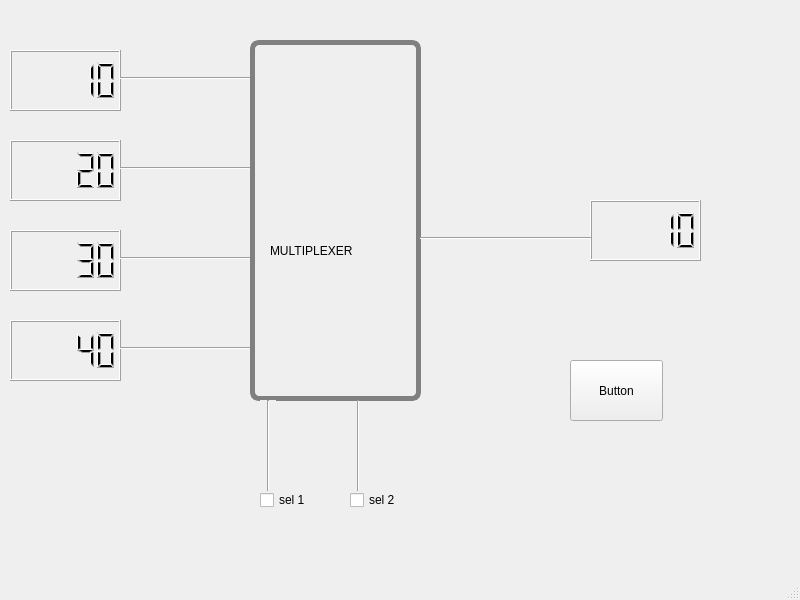
<?xml version="1.0" encoding="UTF-8"?>
<ui version="4.0">
 <class>MainWindow</class>
 <widget class="QMainWindow" name="MainWindow">
  <property name="geometry">
   <rect>
    <x>0</x>
    <y>0</y>
    <width>800</width>
    <height>600</height>
   </rect>
  </property>
  <property name="windowTitle">
   <string>MainWindow</string>
  </property>
  <widget class="QWidget" name="centralwidget">
   <widget class="QLCDNumber" name="lcdNumber">
    <property name="geometry">
     <rect>
      <x>10</x>
      <y>50</y>
      <width>111</width>
      <height>61</height>
     </rect>
    </property>
    <property name="segmentStyle">
     <enum>QLCDNumber::Filled</enum>
    </property>
    <property name="value" stdset="0">
     <double>10.000000000000000</double>
    </property>
   </widget>
   <widget class="QLCDNumber" name="lcdNumber_2">
    <property name="geometry">
     <rect>
      <x>10</x>
      <y>140</y>
      <width>111</width>
      <height>61</height>
     </rect>
    </property>
    <property name="value" stdset="0">
     <double>20.000000000000000</double>
    </property>
   </widget>
   <widget class="QLCDNumber" name="lcdNumber_3">
    <property name="geometry">
     <rect>
      <x>10</x>
      <y>230</y>
      <width>111</width>
      <height>61</height>
     </rect>
    </property>
    <property name="value" stdset="0">
     <double>30.000000000000000</double>
    </property>
   </widget>
   <widget class="QLCDNumber" name="lcdNumber_4">
    <property name="geometry">
     <rect>
      <x>10</x>
      <y>320</y>
      <width>111</width>
      <height>61</height>
     </rect>
    </property>
    <property name="value" stdset="0">
     <double>40.000000000000000</double>
    </property>
   </widget>
   <widget class="QGroupBox" name="groupBox">
    <property name="geometry">
     <rect>
      <x>250</x>
      <y>40</y>
      <width>171</width>
      <height>361</height>
     </rect>
    </property>
    <property name="font">
     <font>
      <pointsize>10</pointsize>
      <weight>75</weight>
      <bold>true</bold>
     </font>
    </property>
    <property name="autoFillBackground">
     <bool>false</bool>
    </property>
    <property name="styleSheet">
     <string notr="true">QGroupBox {
    border: 5px solid gray;
    border-radius: 9px;
    margin-top: 0.5em;
}

QGroupBox::title {
    subcontrol-origin: margin;
    left: 10px;
    padding: 0 3px 0 3px;
}</string>
    </property>
    <property name="title">
     <string/>
    </property>
    <property name="flat">
     <bool>false</bool>
    </property>
    <property name="checkable">
     <bool>false</bool>
    </property>
    <widget class="QLabel" name="label">
     <property name="geometry">
      <rect>
       <x>20</x>
       <y>180</y>
       <width>121</width>
       <height>61</height>
      </rect>
     </property>
     <property name="frameShadow">
      <enum>QFrame::Sunken</enum>
     </property>
     <property name="text">
      <string>MULTIPLEXER</string>
     </property>
    </widget>
   </widget>
   <widget class="QLCDNumber" name="lcdNumber_5">
    <property name="geometry">
     <rect>
      <x>590</x>
      <y>200</y>
      <width>111</width>
      <height>61</height>
     </rect>
    </property>
    <property name="value" stdset="0">
     <double>10.000000000000000</double>
    </property>
   </widget>
   <widget class="QCheckBox" name="select1CheckBox">
    <property name="geometry">
     <rect>
      <x>260</x>
      <y>490</y>
      <width>81</width>
      <height>20</height>
     </rect>
    </property>
    <property name="text">
     <string>sel 1</string>
    </property>
    <property name="checkable">
     <bool>true</bool>
    </property>
    <property name="checked">
     <bool>false</bool>
    </property>
   </widget>
   <widget class="QCheckBox" name="select2CheckBox">
    <property name="geometry">
     <rect>
      <x>350</x>
      <y>490</y>
      <width>81</width>
      <height>20</height>
     </rect>
    </property>
    <property name="text">
     <string>sel 2</string>
    </property>
   </widget>
   <widget class="Line" name="line">
    <property name="geometry">
     <rect>
      <x>120</x>
      <y>70</y>
      <width>130</width>
      <height>16</height>
     </rect>
    </property>
    <property name="orientation">
     <enum>Qt::Horizontal</enum>
    </property>
   </widget>
   <widget class="Line" name="line_2">
    <property name="geometry">
     <rect>
      <x>120</x>
      <y>160</y>
      <width>130</width>
      <height>16</height>
     </rect>
    </property>
    <property name="orientation">
     <enum>Qt::Horizontal</enum>
    </property>
   </widget>
   <widget class="Line" name="line_4">
    <property name="geometry">
     <rect>
      <x>120</x>
      <y>340</y>
      <width>130</width>
      <height>16</height>
     </rect>
    </property>
    <property name="orientation">
     <enum>Qt::Horizontal</enum>
    </property>
   </widget>
   <widget class="Line" name="line_3">
    <property name="geometry">
     <rect>
      <x>120</x>
      <y>250</y>
      <width>130</width>
      <height>16</height>
     </rect>
    </property>
    <property name="orientation">
     <enum>Qt::Horizontal</enum>
    </property>
   </widget>
   <widget class="Line" name="line_5">
    <property name="geometry">
     <rect>
      <x>420</x>
      <y>230</y>
      <width>171</width>
      <height>16</height>
     </rect>
    </property>
    <property name="orientation">
     <enum>Qt::Horizontal</enum>
    </property>
   </widget>
   <widget class="Line" name="line_6">
    <property name="geometry">
     <rect>
      <x>260</x>
      <y>400</y>
      <width>16</width>
      <height>91</height>
     </rect>
    </property>
    <property name="cursor">
     <cursorShape>ArrowCursor</cursorShape>
    </property>
    <property name="autoFillBackground">
     <bool>true</bool>
    </property>
    <property name="orientation">
     <enum>Qt::Vertical</enum>
    </property>
   </widget>
   <widget class="Line" name="line_7">
    <property name="geometry">
     <rect>
      <x>350</x>
      <y>400</y>
      <width>16</width>
      <height>91</height>
     </rect>
    </property>
    <property name="orientation">
     <enum>Qt::Vertical</enum>
    </property>
   </widget>
   <widget class="QPushButton" name="pushButton">
    <property name="geometry">
     <rect>
      <x>570</x>
      <y>360</y>
      <width>93</width>
      <height>61</height>
     </rect>
    </property>
    <property name="text">
     <string>Button</string>
    </property>
   </widget>
  </widget>
  <widget class="QMenuBar" name="menubar">
   <property name="geometry">
    <rect>
     <x>0</x>
     <y>0</y>
     <width>800</width>
     <height>26</height>
    </rect>
   </property>
  </widget>
  <widget class="QStatusBar" name="statusbar"/>
 </widget>
 <resources/>
 <connections>
  <connection>
   <sender>select1CheckBox</sender>
   <signal>stateChanged(int)</signal>
   <receiver>MainWindow</receiver>
   <slot>selectOutput()</slot>
   <hints>
    <hint type="sourcelabel">
     <x>273</x>
     <y>529</y>
    </hint>
    <hint type="destinationlabel">
     <x>160</x>
     <y>526</y>
    </hint>
   </hints>
  </connection>
  <connection>
   <sender>select2CheckBox</sender>
   <signal>stateChanged(int)</signal>
   <receiver>MainWindow</receiver>
   <slot>selectOutput()</slot>
   <hints>
    <hint type="sourcelabel">
     <x>376</x>
     <y>526</y>
    </hint>
    <hint type="destinationlabel">
     <x>639</x>
     <y>521</y>
    </hint>
   </hints>
  </connection>
  <connection>
   <sender>pushButton</sender>
   <signal>released()</signal>
   <receiver>MainWindow</receiver>
   <slot>toggleSelectLines()</slot>
   <hints>
    <hint type="sourcelabel">
     <x>576</x>
     <y>411</y>
    </hint>
    <hint type="destinationlabel">
     <x>502</x>
     <y>438</y>
    </hint>
   </hints>
  </connection>
 </connections>
 <slots>
  <slot>selectOutput()</slot>
  <slot>toggleSelectLines()</slot>
 </slots>
</ui>
